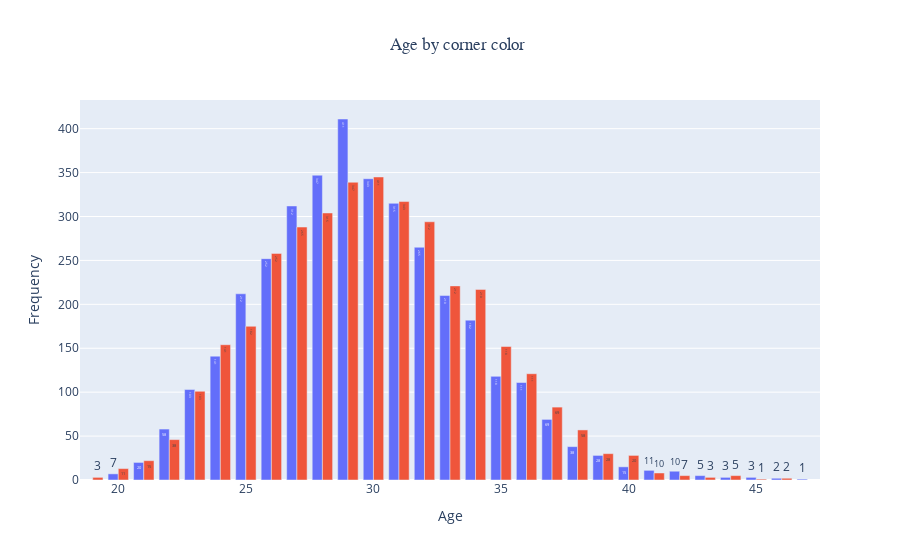

Notebook cell for this chart:
### Markdown cell above
The ages for both corners seem to follow a normal distribution. On average, younger fighters appear on the blue side, but the overall age difference between the two sides is not significant, since both ages average to almost 30.

### Code cell
import plotly.express as px
import plotly.graph_objects as go

values = data.B_age.value_counts()
values2 = data.R_age.value_counts()
labels = values.index
labels2 = values2.index

sumblue = data.B_age.sum()
sumred = data.R_age.sum()
meanblue = round(sumblue/len(data),2)
meanred = round(sumred/len(data),2)
print('Mean blue corner age:',meanblue,'\nMean red corner age:',meanred)


fig = go.Figure()

fig.add_trace(go.Bar(
    x=labels,
    y=values,
    name='Age Blue corner',
    text=values,
    textposition='auto'
))
fig.add_trace(go.Bar(
    x=labels2,
    y=values2,
    name='Age Red corner',
    text=values,
    textposition='auto'
))

# Updating the layout
fig.update_layout(title="Age by corner color")
fig.layout.title.pad.l = 345
fig.layout.title.font.family = 'Raleway'

fig.update_layout(
        showlegend=False,
        yaxis=dict(title='Frequency'),
        xaxis=dict(title='Age')
)
fig.show()

### Figure 1 — Plotly figure (JSON) as saved in the notebook; plotly's stock layout.template omitted (floating-point values rounded to 4 significant figures)
{"data": [{"name": "Age Blue corner", "text": [411, 347, 343, 315, 312, 265, 252, 212, 210, 182, 141, 118, 111, 103, 69, 58, 38, 28, 20, 15, 11, 10, 7, 5, 3, 3, 2, 1], "textposition": "auto", "type": "bar", "x": [29, 28, 30, 31, 27, 32, 26, 25, 33, 34, 24, 35, 36, 23, 37, 22, 38, 39, 21, 40, 41, 42, 20, 43, 44, 45, 46, 47], "y": [411, 347, 343, 315, 312, 265, 252, 212, 210, 182, 141, 118, 111, 103, 69, 58, 38, 28, 20, 15, 11, 10, 7, 5, 3, 3, 2, 1]}, {"name": "Age Red corner", "text": [411, 347, 343, 315, 312, 265, 252, 212, 210, 182, 141, 118, 111, 103, 69, 58, 38, 28, 20, 15, 11, 10, 7, 5, 3, 3, 2, 1], "textposition": "auto", "type": "bar", "x": [30, 29, 31, 28, 32, 27, 26, 33, 34, 25, 24, 35, 36, 23, 37, 38, 22, 39, 40, 21, 20, 41, 42, 44, 43, 19, 46, 45], "y": [345, 339, 317, 304, 294, 288, 258, 221, 217, 175, 154, 152, 121, 101, 83, 57, 46, 30, 28, 22, 13, 8, 5, 5, 3, 3, 2, 1]}], "layout": {"showlegend": false, "title": {"font": {"family": "Raleway"}, "pad": {"l": 345}, "text": "Age by corner color"}, "xaxis": {"title": {"text": "Age"}}, "yaxis": {"title": {"text": "Frequency"}}}}
